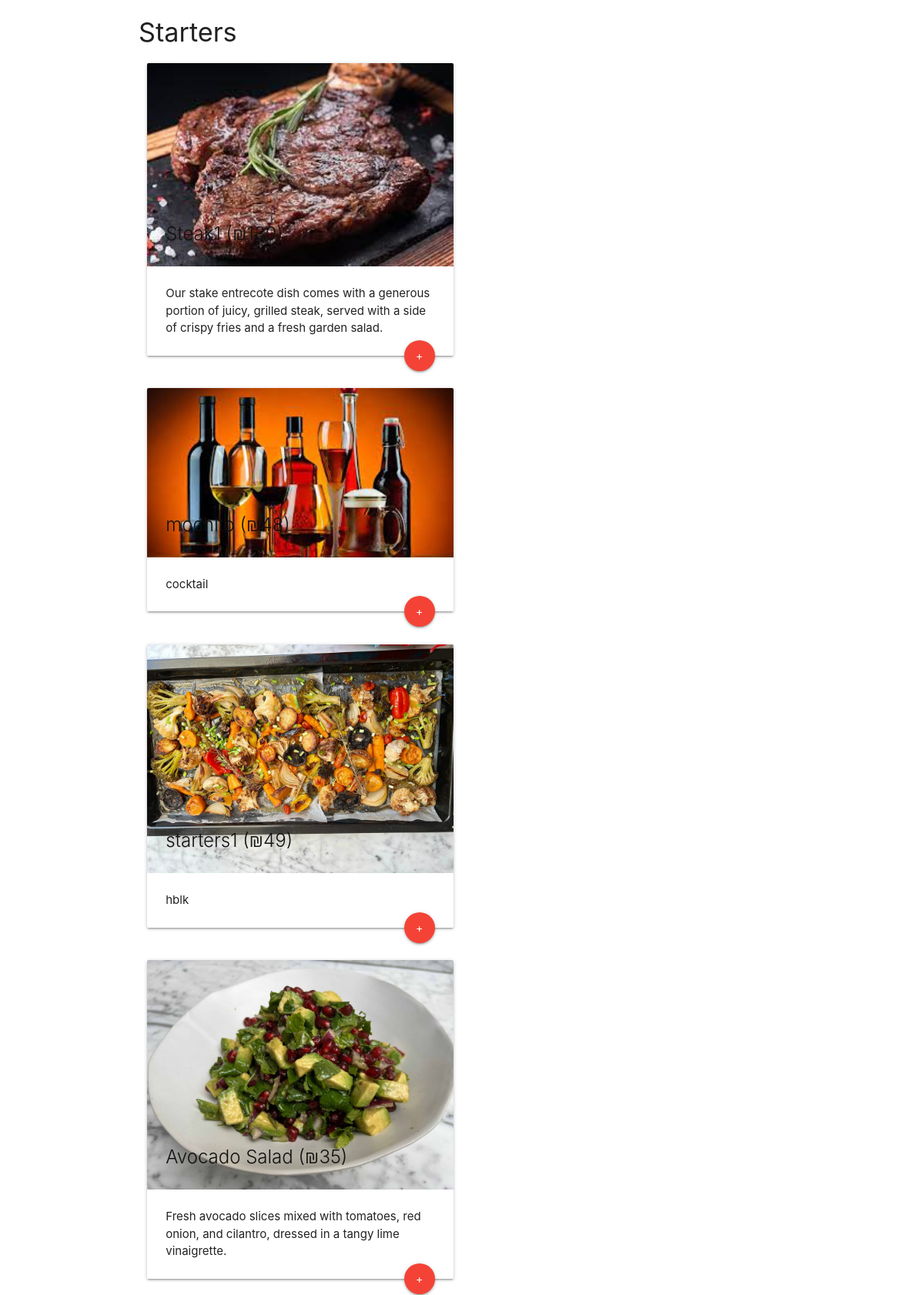
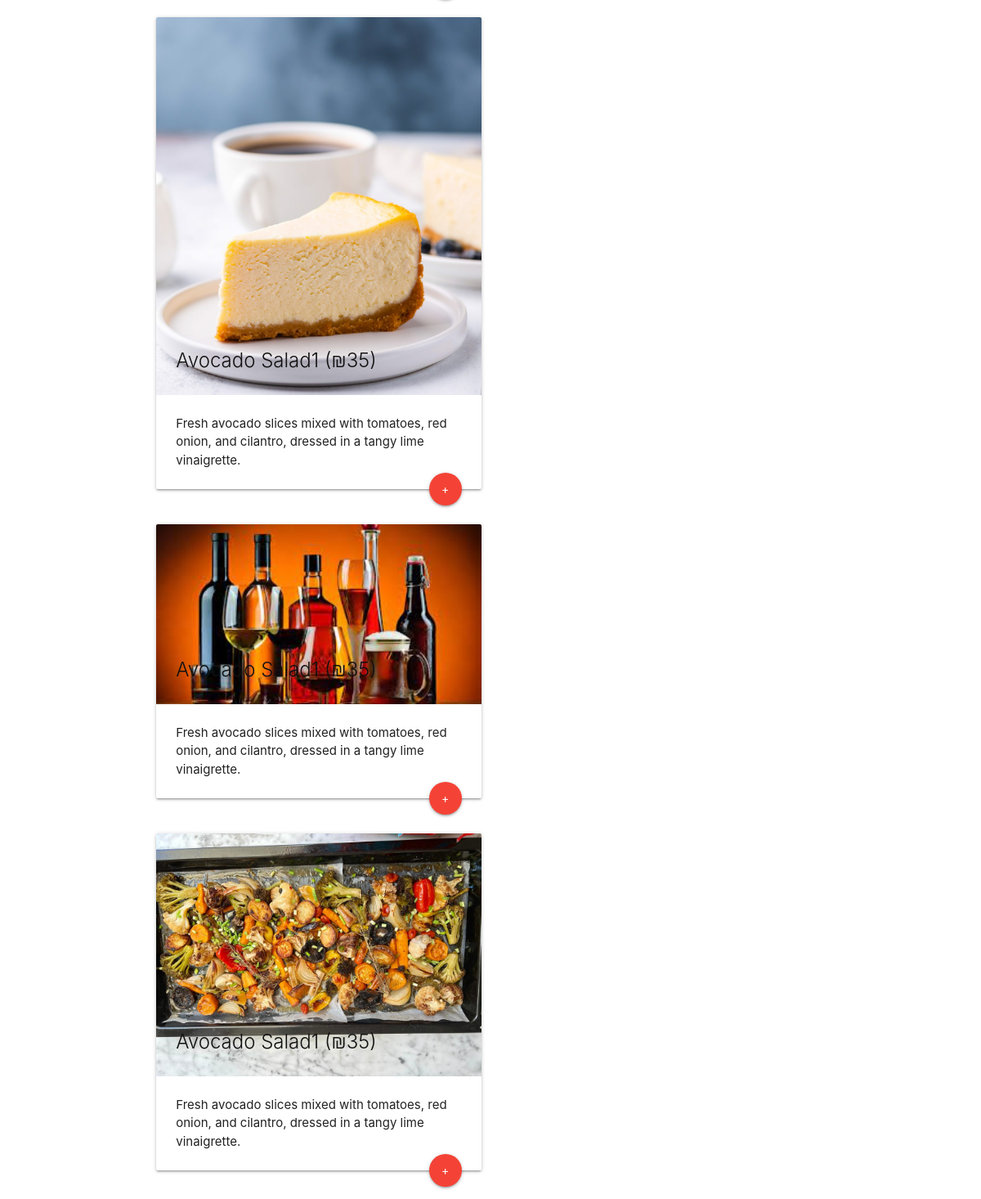
Before: /menu/show-dishes/1/ (signed in) with the older database file (2 pictures, top to bottom).
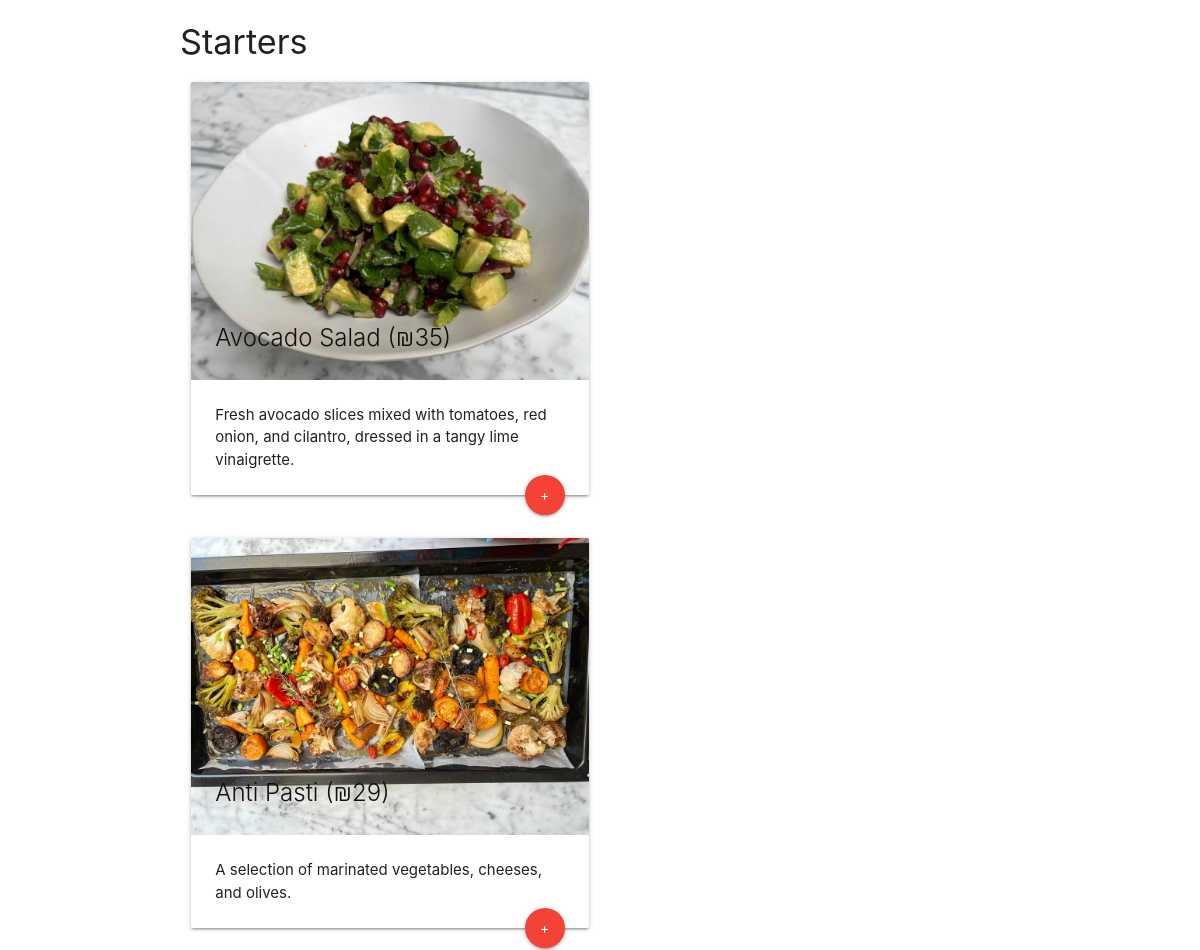
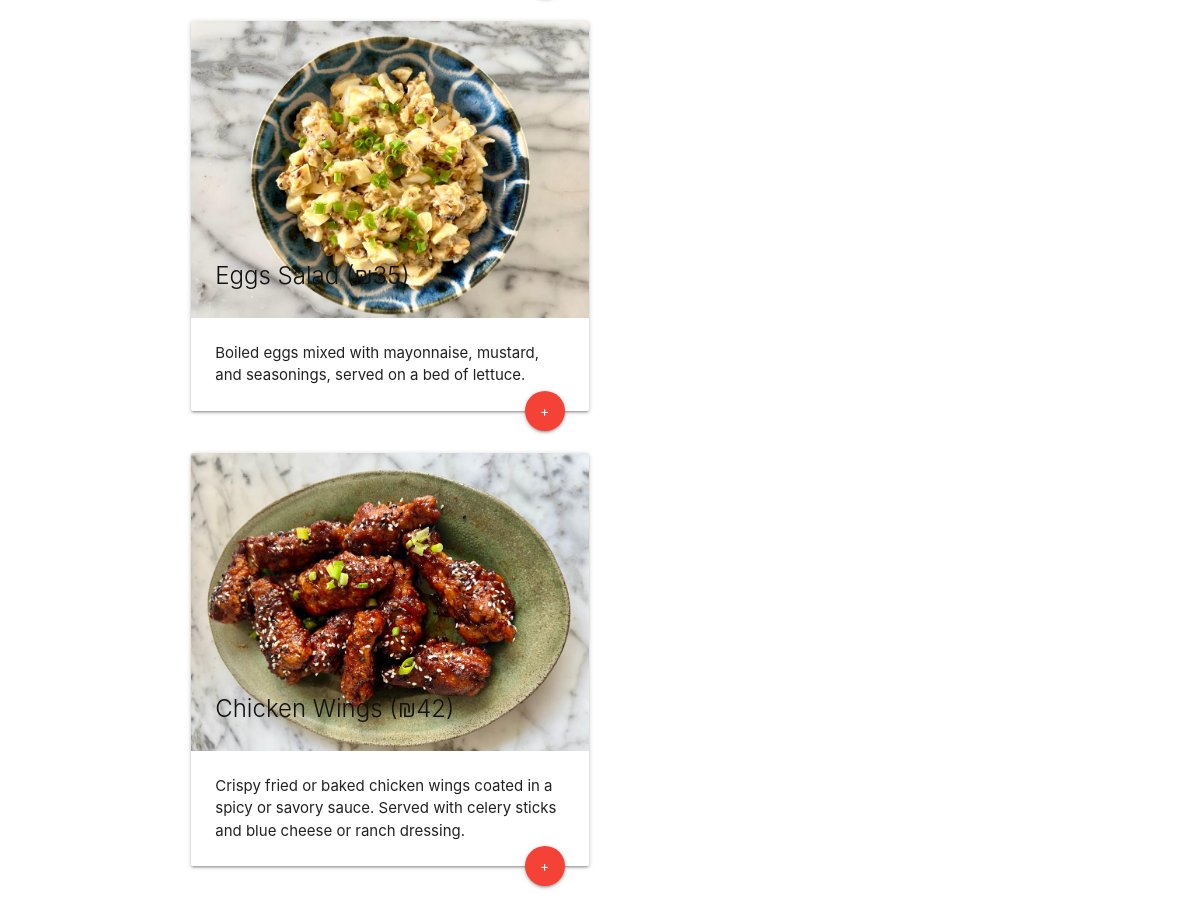
After: the same page with the newer database file (2 pictures, top to bottom).
### food_ordering_guest/models.py (models this page shows)
class Category(models.Model):
  name = models.CharField(max_length=30)
  image = models.ImageField(upload_to='media/')

class Dish(models.Model):
  name = models.CharField(max_length=30)
  price = models.IntegerField(validators=[MaxValueValidator(999999999999999)])
  description = models.CharField(max_length=500)
  image = models.ImageField(upload_to='media/')
  is_gluten_free = models.BooleanField(auto_created=False)
  is_vageterian = models.BooleanField(auto_created=False)
  category = models.ForeignKey(Category, on_delete=models.CASCADE)

### food_ordering_guest/views.py (the view)
# urls.py: path('menu/show-dishes/<int:id>/',views.show_dishes,name="show-dishes"),
@login_required(login_url='login')
def show_dishes(request, id):
  category = Category.objects.get(id=id)
  dishes = Dish.objects.all()
  numbers = []
  for num in range(1,10):
    numbers.append(num)
  return render(request, 'show_dishes.html', {'category': category, "dishes":dishes, "numbers":numbers})

### food_ordering_guest/templates/show_dishes.html (shortened to what this page needs)
{% extends 'layout.html' %}
{% load static %}
{% block content %}
  <h4> {{category.name|title}}</h4>
  {% for dish in dishes %}
    {% if dish.category == category %}
      <div class="row">
        <div class="col s12 m6">
          <div class="card">
            <div class="card-image">
              <img style="" src="{% static dish.image %}">
              <span style="color: #111" class="card-title">{{ dish.name }} (₪{{ dish.price }})</span>
            </div>
            <div class="card-content">
              <p>
                <form action="{% url 'add-dish-to-cart' %}" method="POST">
                  <button class="btn-floating halfway-fab waves-effect waves-light red" type="submit">+</button>
                </form>
                {{ dish.description }}
              </p>
            </div>
          </div>
        </div>
      </div>
    {% endif %}
  {% endfor %}
{% endblock %}

### templates/layout.html (shortened to what this page needs)
{% load static %}
<!DOCTYPE html>
<html lang="en">
<head>
</head>
<body>
  <div class="container">
    {% block content %}
    {% endblock %}
  </div>
</body>
</html>

Changed rows visible on the page:
no longer on this page (row edited): Dish: image (picture), name "Steak1", price "130", description "Our stake entrecote dish comes with a generous portion of juicy, grilled steak, served with a side of crispy fries and a fresh garden salad."
removed Dish: image (picture), name "mochito", price "48", description "cocktail"
removed Dish: image (picture), name "starters1", price "49", description "hblk"
removed Dish: image (picture), name "Avocado Salad1", price "35", description "Fresh avocado slices mixed with tomatoes, red onion, and cilantro, dressed in a tangy lime vinaigrette."
removed Dish: image (picture), name "Avocado Salad1", price "35", description "Fresh avocado slices mixed with tomatoes, red onion, and cilantro, dressed in a tangy lime vinaigrette."
removed Dish: image (picture), name "Avocado Salad1", price "35", description "Fresh avocado slices mixed with tomatoes, red onion, and cilantro, dressed in a tangy lime vinaigrette."
added Dish: image (picture), name "Anti Pasti", price "29", description "A selection of marinated vegetables, cheeses, and olives."
added Dish: image (picture), name "Eggs Salad", price "35", description "Boiled eggs mixed with mayonnaise, mustard, and seasonings, served on a bed of lettuce."
added Dish: image (picture), name "Chicken Wings", price "42", description "Crispy fried or baked chicken wings coated in a spicy or savory sauce. Served with celery sticks and blue cheese or ranch dressing."
